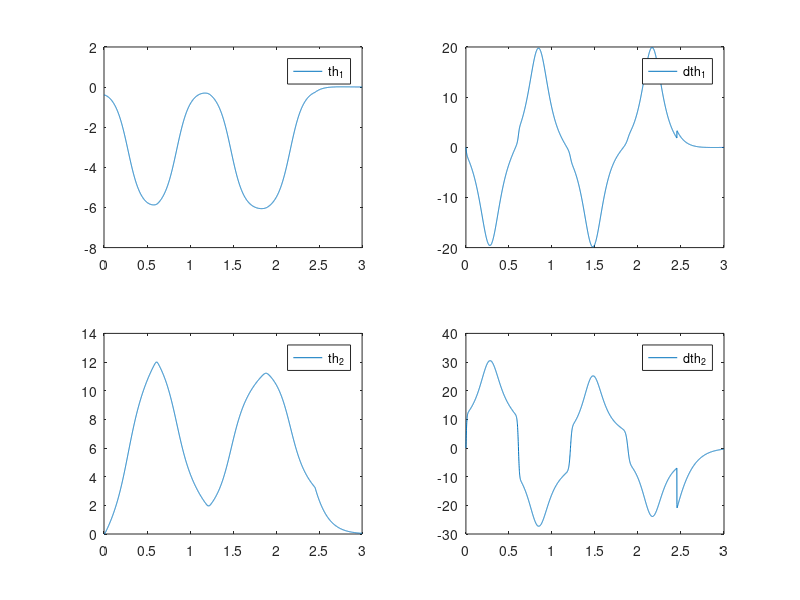
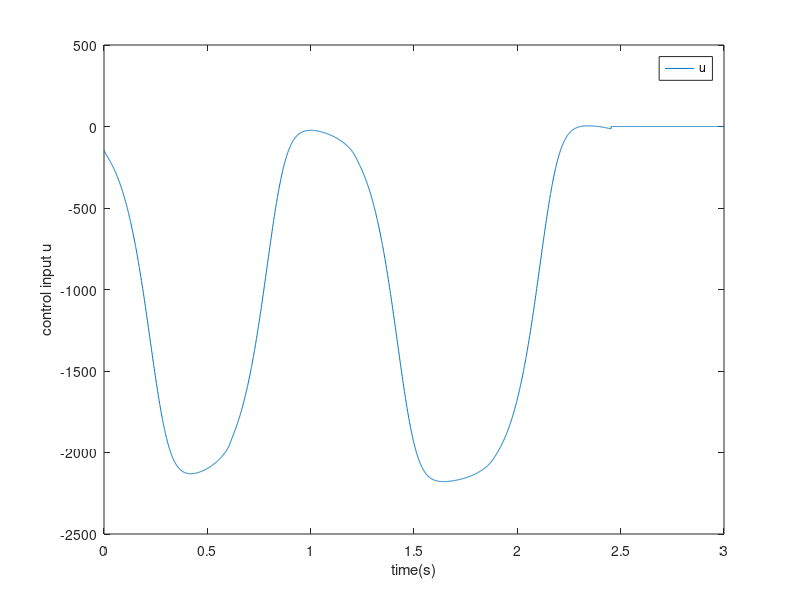

Source code (MATLAB) for these figures, in order:

%بسم الله الرحمن الرحيم 
clc
clear all
close all

%this script visualize an invertedflywheel
%defining constants
g = 9.80665; %gravity acceleration
l = 0.1;     % arm length till the flywheel center  [m]
l_g = l/2;   % center of mass of the arm  [m]
m1 = 0.1;    % arm mass  [kg]
m2 = 1;      %flywheel mass   [kg]
r = 0.05;    %flywheel radius  [m]
I1 = (1/12) * m1 * (l)^2;  %arm inertia
I2 = (1/2) * m2 * r^2;     %flywheel inetia
c1 = 1*10^-3; % damping coeffecient between the base and the arm 
c2 = 1*10^-3;  % damping coeffecient between the arm and the flywheel

%state-space representation derived from equation of motion
D=(m1*l_g^2+m2*l^2+I1);

M1=g*(m1*l_g+m2*l);
M2=1 + I1/I2 + m1*l_g^2/I2 + m2*l^2/I2;

A = [0, 0, 1, 0;
     0, 0, 0, 1;
     (M1/D), 0, (-c1/D), (c2/D);
     (-M1/D), 0, (c1/D), (-c2*M2/D)];

B = [0; 0; (-1/D); (M2/D)];
C = [1, 1, 0, 0];

%implementing LQR controller by defining Q and R
Q = [10, 0, 0, 0;
     0, 1, 0, 0;
     0, 0, 0.01, 0;
     0, 0, 0, 0.01];
R = 0.01;
K = lqr(A, B, Q, R);


% シミュレーション
dt = 0.001;
t = 0 : dt : 3;
x0 = [-pi/8; 0; 0; 0]; % 初期値
u = 0; % 入力の初期値
x = x0;

s_x1 = [];
s_x2 = [];
s_x3 = [];
s_x4 = [];
s_u = [];
for n = t
     D=(m1*l_g^2+m2*l^2+I1);
        M1=g*(m1*l_g+m2*l);
        M2=1 + I1/I2 + m1*l_g^2/I2 + m2*l^2/I2;

    if abs(x(1)) < (15 * pi/180) 
        % linear control around upright
        y_target = [0;0;0;0];
        u = -K * x ;

        % dynamics (linearized approx around upright)
       
        dydt = A* x  + B * u;
        x = x + dydt * dt;
    else
        E_target =M1 ;
        K_gain = 15;     % Adjust this gain for performance

        % Calculate the current energy of the system
        E_current = M1* cos(x(1)) + 0.5*D*x(3)^2 +0.5*I2*(x(3)+x(4))^2;

        % Calculate the torque based on the energy difference
        u = K_gain * (E_current - E_target) *sign( x(3));

        dydt(1,1)=x(3);
        dydt(2,1)=x(4);
        dydt(3,1) = (M1/D)*sin(x(1)) + (-c1/D)*x(3) + (c2/D)*x(4) - u*(1/D);
        dydt(4,1) = (-M1/D)*sin(x(1)) + (c1/D)*x(3) - (c2*M2/D)*x(4) + u*(M2/D);

        dx =[dydt(1,1);dydt(2,1);dydt(3,1);dydt(4,1)];
        x = x + dx * dt;
        u = -K*x;
    end
     %wrap angles between +-180
    %x(1) = atan2(sin(x(1)), cos(x(1)))
   
   
    
    s_x1 = [s_x1 x(1)];
    s_x2 = [s_x2 x(2)];
    s_x3 = [s_x3 x(3)];
    s_x4 = [s_x4 x(4)];
    s_u = [s_u u];

end
y=[s_x1',s_x2',s_x3',s_x4'];
y_short=y(800:end,:);
%drawFlywheel(y_short,l,r)

figure
subplot(2, 2, 1)
plot(t, y(:,1));
legend('th_1')

subplot(2, 2, 3)
plot(t, y(:,2));
legend('th_2')

subplot(2, 2, 2)
plot(t, y(:,3));
legend('dth_1')

subplot(2, 2, 4)
plot(t, y(:,4));
legend('dth_2')


figure
plot(t,s_u);
xlabel('time(s)')
ylabel('control input u')
legend('u')




